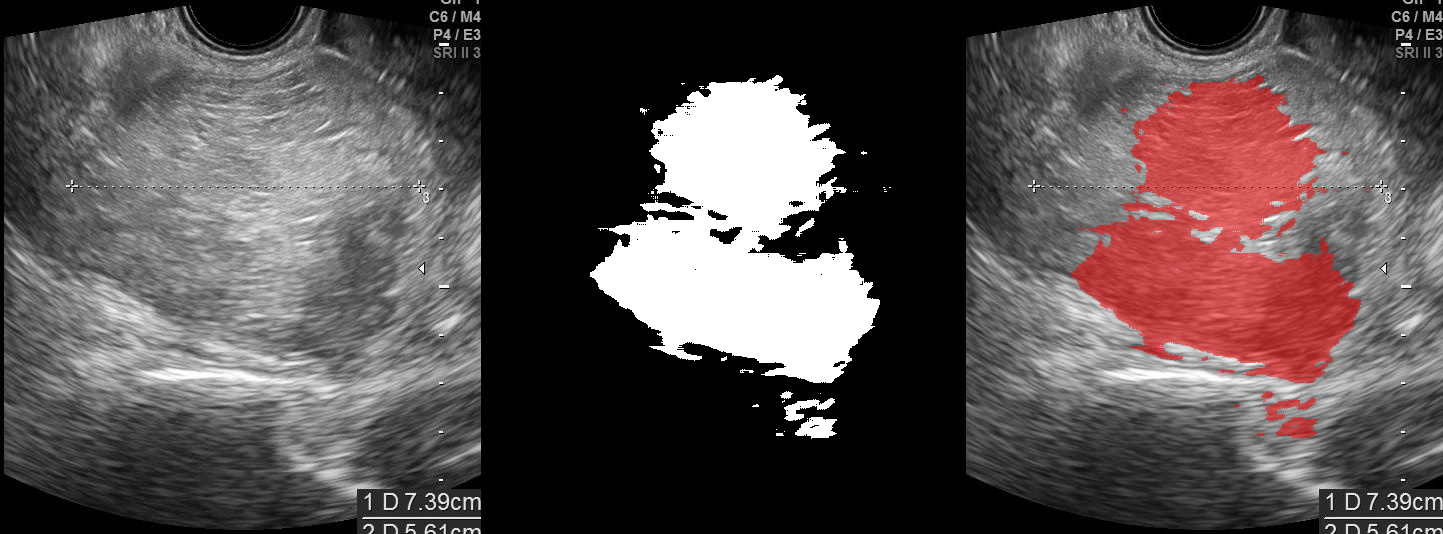
#> input picture evaluation/e2e_validation_2026-10-01/samples/43.png, 1443 x 534 px; its folder holds 2 pictures in this run
$ python prepare_external_datasets.py --dataset mmotu --images-dir ../evaluation/e2e_validation_2026-10-01/samples
#> lines starting #> are read from the running program, lines starting #| are printed output that depends on the picture
"""
CLI tool for auditing and preparing external ovarian ultrasound datasets:
- MMOTU (Multi-Modality Ovarian Tumor Ultrasound)
- OvaTUS (Bệnh viện Phụ sản TW / Sigmlab)
- ShaunSpinelli/OTU_2D
- HananSaadat/ovarian_ultrasound_dataset
- PCOSGen

Records available image-level labels and does not infer patient identity or O-RADS from dataset names.
"""

import argparse
import hashlib
import json
import sys
from pathlib import Path
from typing import Any

ROOT = Path(__file__).resolve().parents[1]
if str(ROOT) not in sys.path:
    sys.path.insert(0, str(ROOT))

import cv2  # noqa: E402

from ai_training.external_dataset_adapters import SUPPORTED_EXTERNAL_DATASETS  # noqa: E402
from ai_training.mmotu_label_schema import MMOTU_8_CLASSES  # noqa: E402


def compute_sha256(file_path: Path) -> str:
    hasher = hashlib.sha256()
    with open(file_path, "rb") as f:
        while chunk := f.read(1024 * 1024):
            hasher.update(chunk)
    return hasher.hexdigest()


def load_global_category_labels(labels_files: Path | list[Path] | None) -> dict[str, dict[str, Any]]:
    if labels_files is None:
        return {}
    if isinstance(labels_files, (str, Path)):
        labels_files = [Path(labels_files)]
    labels: dict[str, dict[str, Any]] = {}
    for labels_path in labels_files:
        labels_path = Path(labels_path)
        if not labels_path.is_file():
            raise FileNotFoundError(f"Global category label file not found: {labels_path}")
        for line_number, line in enumerate(labels_path.read_text(encoding="utf-8-sig").splitlines(), start=1):
            fields = line.strip().split()
            if not fields or fields[0].startswith("#"):
                continue
            if len(fields) != 2:
                raise ValueError(f"Expected '<filename> <class_id>' at {labels_path}:{line_number}")
            filename, raw_class_id = fields
            if Path(filename).name != filename:
                raise ValueError(f"Label filename must be a simple file name at {labels_path}:{line_number}")
            try:
                class_id = int(raw_class_id)
            except ValueError as exc:
                raise ValueError(f"Invalid class ID at {labels_path}:{line_number}: {raw_class_id}") from exc
            if not 0 <= class_id < len(MMOTU_8_CLASSES):
                raise ValueError(f"MMOTU class ID out of range at {labels_path}:{line_number}: {class_id}")
            key = filename.casefold()
            if key in labels:
                raise ValueError(f"Duplicate global category label for {filename}")
            labels[key] = {
                "global_category_id": class_id,
                "global_category": MMOTU_8_CLASSES[class_id],
                "global_category_label_file": labels_path.name,
            }
    return labels


def scan_external_dataset_directory(
    dataset_key: str,
    images_dir: Path,
    masks_dir: Path = None,
    labels_csv: Path | list[Path] = None,
    output_manifest_path: Path = None,
) -> dict:
#> called with dataset_key = 'mmotu'
    if dataset_key not in SUPPORTED_EXTERNAL_DATASETS:
        raise ValueError(f"Unknown dataset_key: {dataset_key}. Supported: {list(SUPPORTED_EXTERNAL_DATASETS.keys())}")

    config = SUPPORTED_EXTERNAL_DATASETS[dataset_key]
    labels_by_name = load_global_category_labels(labels_csv)
    if labels_by_name and dataset_key != "mmotu":
        raise ValueError("The configured global category label schema is specific to MMOTU")
    valid_extensions = {".jpg", ".jpeg", ".png", ".bmp", ".tif", ".tiff"}

    image_files = sorted([f for f in images_dir.glob("**/*") if f.suffix.lower() in valid_extensions])
    print(f"[{config.name}] Discovered {len(image_files)} image files in {images_dir}")

    mask_index = {}
    if masks_dir and config.has_pixel_masks:
        for candidate in masks_dir.glob("**/*"):
            if candidate.is_file() and candidate.suffix.lower() in valid_extensions:
                key = candidate.name.casefold()
                if key in mask_index:
                    raise ValueError(f"Case-insensitive duplicate mask filename: {candidate.name}")
                mask_index[key] = candidate

    records: list[dict] = []
    skipped_corrupted = 0

    for img_path in image_files:
        # Verify decodability
        try:
            img = cv2.imread(str(img_path), cv2.IMREAD_GRAYSCALE)
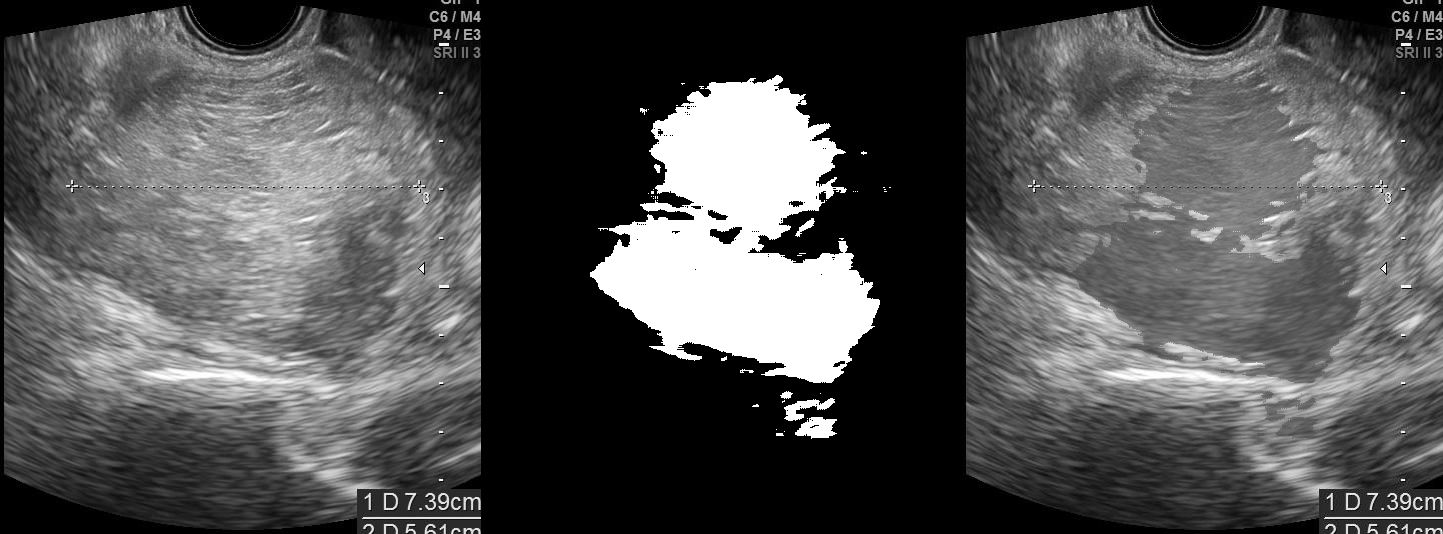
#> img: shape (534, 1443); min 0, max 255, mean 81.2
            if img is None:
                skipped_corrupted += 1
                continue
            h, w = img.shape[:2]
#> h = 534; w = 1443
        except Exception:
            skipped_corrupted += 1
            continue

        sample_id = img_path.stem
        mask_path_str = None

        if masks_dir and config.has_pixel_masks:
            # Prefer an explicitly binary mask when a source provides both
            # semantic-color and binarized variants (as local MMOTU does).
            candidate_mask = next(
                (
                    mask_index[name.casefold()]
                    for name in (
                        f"{sample_id}_binary.png",
                        f"{sample_id}_binary.jpg",
                        f"{sample_id}.png",
                        f"{sample_id}.jpg",
                        f"{sample_id}.tif",
                        f"{sample_id}.tiff",
                    )
                    if name.casefold() in mask_index
                ),
                None,
            )
            if candidate_mask is not None:
                mask_path_str = str(candidate_mask.resolve())

        record = {
            "sample_id": sample_id,
            "image_path": str(img_path.resolve()),
            "mask_path": mask_path_str,
            "original_width": w,
            "original_height": h,
            "dataset_name": config.name,
            "modality": config.modality,
            "clinical_category": config.clinical_focus.value,
            "default_orads_tier": config.default_orads_tier,
        }
        global_label = labels_by_name.get(img_path.name.casefold())
        if labels_by_name and global_label is None:
            raise ValueError(f"No global category label found for MMOTU image: {img_path.name}")
        if global_label:
            record.update(global_label)
        records.append(record)
#> pass 2 of the loop in scan_external_dataset_directory, `for img_path in image_files:`:
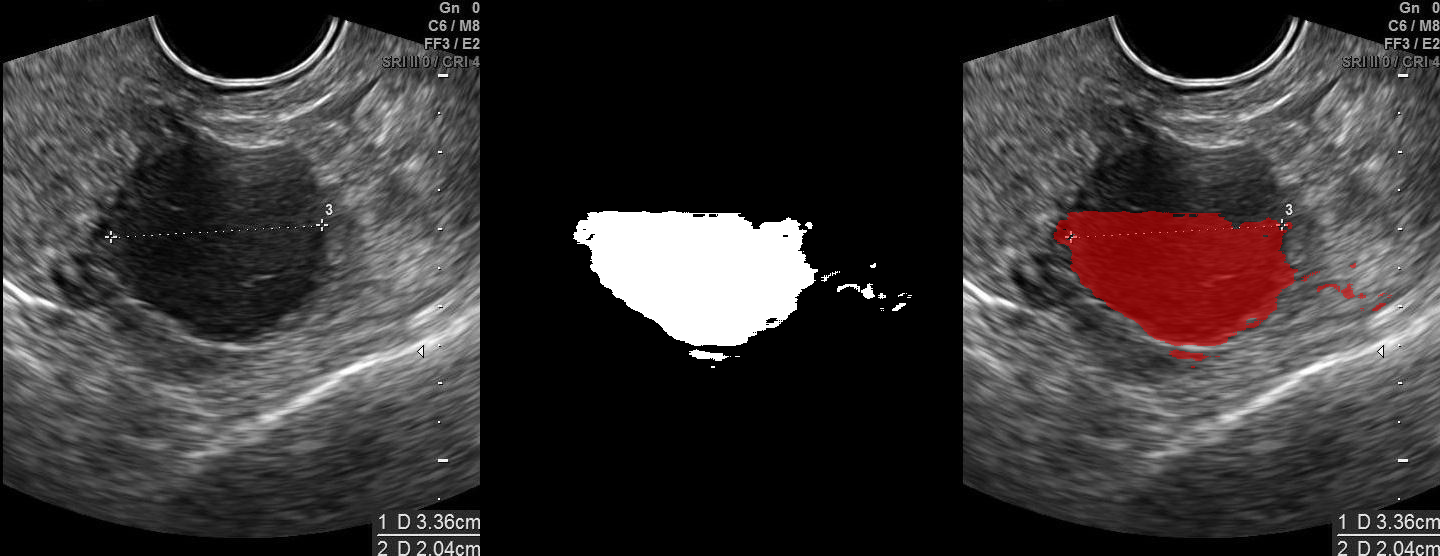
#> input picture evaluation/e2e_validation_2026-10-01/samples/733.png, 1440 x 556 px
#> in scan_external_dataset_directory, `img = cv2.imread(str(img_path), cv2.IMREAD_GRAYSCALE)`:
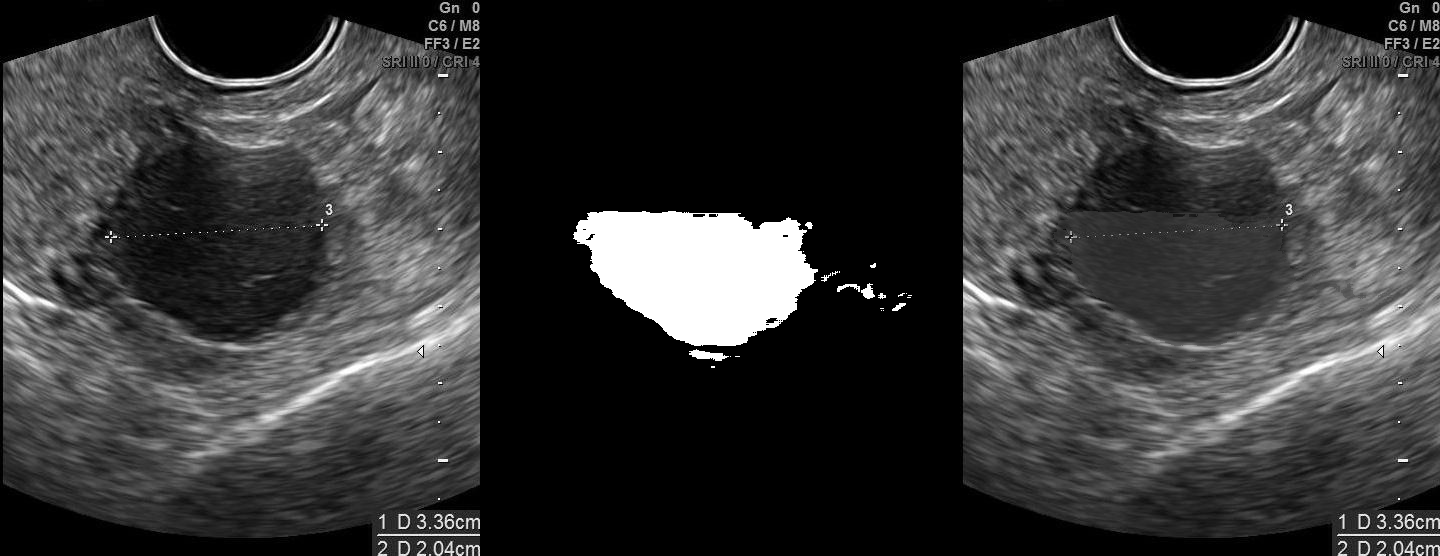
#> img: shape (556, 1440); min 0, max 255, mean 54.7

    if labels_by_name:
        image_names = {path.name.casefold() for path in image_files}
        unknown_labels = sorted(set(labels_by_name) - image_names)
        if unknown_labels:
            raise ValueError(f"Global category labels reference images that were not scanned: {unknown_labels[:5]}")

    summary = {
        "dataset_key": dataset_key,
        "dataset_name": config.name,
        "citation": config.citation_source,
        "total_valid_samples": len(records),
        "skipped_corrupted": skipped_corrupted,
        "has_pixel_masks": config.has_pixel_masks,
        "clinical_category": config.clinical_focus.value,
        "samples": records,
    }
    if labels_by_name:
        summary["label_type"] = "image-level global category annotation"
        summary["class_id_to_name"] = {str(index): name for index, name in enumerate(MMOTU_8_CLASSES)}
        summary["global_category_counts"] = {
            name: sum(record.get("global_category") == name for record in records)
            for name in MMOTU_8_CLASSES
        }
        summary["patient_identity_available"] = False
        summary["patient_level_independence_verified"] = False
        summary["split_level"] = "image-level"

    if output_manifest_path:
        output_manifest_path.parent.mkdir(parents=True, exist_ok=True)
        output_manifest_path.write_text(json.dumps(summary, indent=2, ensure_ascii=False), encoding="utf-8")
        print(f"[{config.name}] Manifest saved to: {output_manifest_path}")

    return summary


def main():
    parser = argparse.ArgumentParser(description="Prepare and register external ovarian ultrasound datasets.")
    parser.add_argument("--dataset", required=True, choices=list(SUPPORTED_EXTERNAL_DATASETS.keys()), help="Dataset identifier")
    parser.add_argument("--images-dir", required=True, type=Path, help="Directory containing ultrasound images")
    parser.add_argument("--masks-dir", type=Path, default=None, help="Directory containing segmentation masks (if available)")
    parser.add_argument(
        "--labels-file",
        dest="labels_files",
        type=Path,
        action="append",
        default=None,
        help="Optional MMOTU '<filename> <class_id>' label file; may be provided more than once",
    )
    parser.add_argument("--output-manifest", type=Path, default=None, help="Path to write output manifest JSON")

    args = parser.parse_args()
    summary = scan_external_dataset_directory(
        dataset_key=args.dataset,
        images_dir=args.images_dir,
        masks_dir=args.masks_dir,
        labels_csv=args.labels_files,
        output_manifest_path=args.output_manifest,
    )
    print(f"Successfully processed {summary['total_valid_samples']} samples for {summary['dataset_name']}.")
#| Successfully processed 2 samples for MMOTU.


if __name__ == "__main__":
    main()
